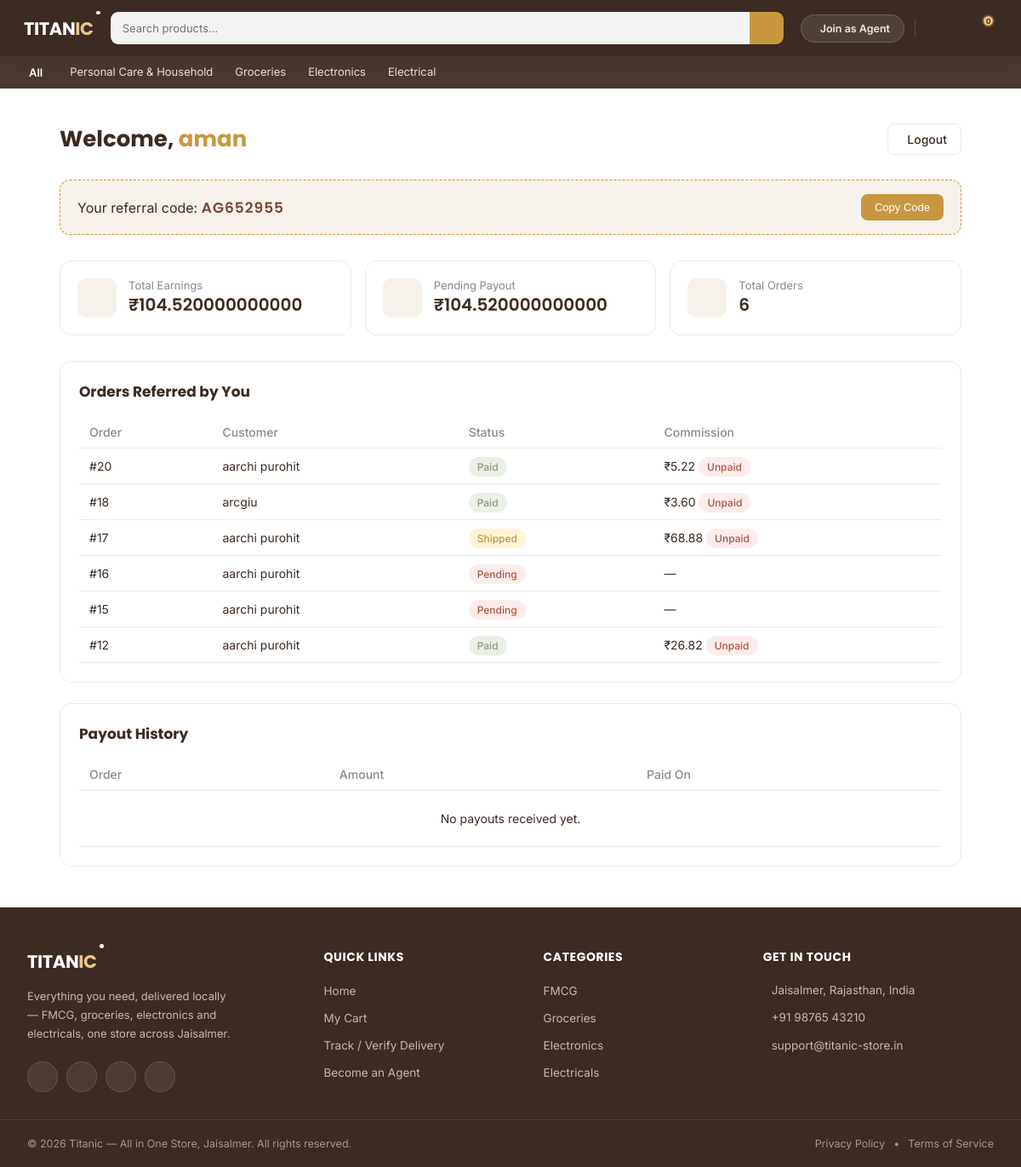
The page /agent/dashboard/ (signed in) on the database as committed earlier.
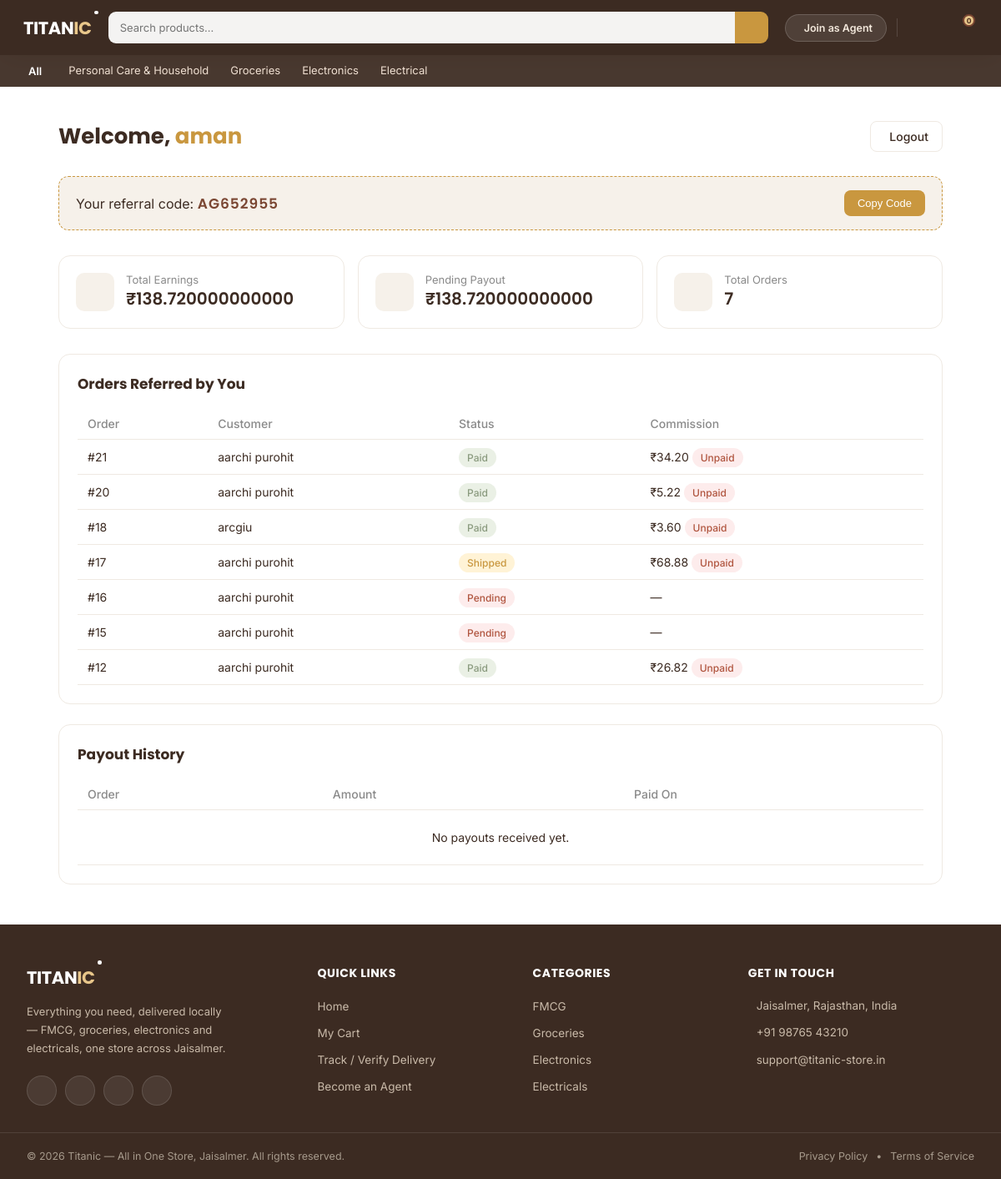
The same page on the database as committed later.
### agents/models.py (models this page shows, shortened)
class Agent(models.Model):
    user = models.OneToOneField(User, on_delete=models.CASCADE)
    name = models.CharField(max_length=100)
    phone = models.CharField(max_length=15)
    referral_code = models.CharField(max_length=20, unique=True)
    is_approved = models.BooleanField(default=False)
    created_at = models.DateTimeField(auto_now_add=True)

class Commission(models.Model):
    order = models.OneToOneField('orders.Order', on_delete=models.CASCADE, related_name='commission')
    agent = models.ForeignKey(Agent, on_delete=models.CASCADE, related_name='commissions')
    amount = models.DecimalField(max_digits=10, decimal_places=2)
    is_paid = models.BooleanField(default=False)
    created_at = models.DateTimeField(auto_now_add=True)
    paid_at = models.DateTimeField(null=True, blank=True)

### orders/models.py (models this page shows, shortened)
class Order(models.Model):
    STATUS_CHOICES = [
        ('pending', 'Pending'),
        ('paid', 'Paid'),
        ('shipped', 'Shipped'),
        ('delivered', 'Delivered'),
    ]
    customer = models.ForeignKey(User, null=True, blank=True, on_delete=models.SET_NULL, related_name='orders')
    full_name = models.CharField(max_length=100)
    phone = models.CharField(max_length=15)
    address = models.TextField()
    pincode = models.CharField(max_length=10)
    referred_by = models.ForeignKey(Agent, null=True, blank=True, on_delete=models.SET_NULL)
    status = models.CharField(max_length=20, choices=STATUS_CHOICES, default='pending')
    delivery_otp = models.CharField(max_length=6, null=True, blank=True)
    razorpay_order_id = models.CharField(max_length=100, null=True, blank=True)
    created_at = models.DateTimeField(auto_now_add=True)

### agents/views.py (the view)
# urls.py: path('agent/dashboard/', views.agent_dashboard, name='agent_dashboard'),
@login_required(login_url='agent_login')
def agent_dashboard(request):
    if not hasattr(request.user, 'agent'):
        messages.error(request, 'Ye page sirf agents ke liye hai.')
        return redirect('agent_login')
    agent = request.user.agent
    if not agent.is_approved:
        return render(request, 'agents/dashboard.html', {
            'agent': agent,
            'pending_approval': True,
        })
    orders = Order.objects.filter(referred_by=agent).order_by('-created_at')
    commissions = Commission.objects.filter(agent=agent).order_by('-created_at')
    total_earnings = commissions.aggregate(total=Sum('amount'))['total'] or 0
    pending_amount = commissions.filter(is_paid=False).aggregate(total=Sum('amount'))['total'] or 0
    paid_amount = commissions.filter(is_paid=True).aggregate(total=Sum('amount'))['total'] or 0
    payout_history = commissions.filter(is_paid=True).order_by('-paid_at')
    context = {
        'agent': agent,
        'pending_approval': False,
        'orders': orders,
        'total_orders': orders.count(),
        'total_earnings': total_earnings,
        'pending_amount': pending_amount,
        'paid_amount': paid_amount,
        'payout_history': payout_history,
    }
    return render(request, 'agents/dashboard.html', context)

### products/context_processors.py (called while the page is built)
def featured_categories(request):
    return {
        'featured_categories': {
            'fmcg': Categories.objects.filter(parent=None, name__in=['FMCG', 'Fmcg', 'Personal Care & Household', 'Personal Care & Household']).first(),
            'groceries': Categories.objects.filter(parent=None, name__in=['Groceries', 'Grocery']).first(),
            'electronics': Categories.objects.filter(parent=None, name__in=['Electronics']).first(),
            'electricals': Categories.objects.filter(parent=None, name__in=['Electrical', 'Electricals']).first(),
        }
    }

### agents/templates/agents/dashboard.html (shortened to what this page needs)
{% extends 'base.html' %}
{% load static %}
{% block content %}
<link rel="stylesheet" href="{% static 'agents/dashboard.css' %}">
<div class="dash-wrap">
    <div class="dash-header">
        <h1>Welcome, <span>{{ agent.name }}</span></h1>
        <a href="{% url 'agent_logout' %}" class="dash-logout">
             Logout
        </a>
    </div>
    {% if pending_approval %}
        <div class="pending-box">
            <i class="ti ti-clock-hour-4"></i>
            <h2>Approval Pending</h2>
            <p>Your agent account is under review. Once approved, you'll be able to see your earnings and orders here.</p>
        </div>
    {% else %}
        <div class="referral-box">
            <div>
                Your referral code: <span class="code">{{ agent.referral_code }}</span>
            </div>
            <button onclick="navigator.clipboard.writeText('{{ agent.referral_code }}'); this.innerText='Copied!'">
                Copy Code
            </button>
        </div>
        <div class="stat-grid">
            <div class="stat-card">
                <div class="stat-icon"></div>
                <div class="stat-info">
                    <div class="label">Total Earnings</div>
                    <div class="value">₹{{ total_earnings }}</div>
                </div>
            </div>
            <div class="stat-card">
                <div class="stat-icon"></div>
                <div class="stat-info">
                    <div class="label">Pending Payout</div>
                    <div class="value">₹{{ pending_amount }}</div>
                </div>
            </div>
            <div class="stat-card">
                <div class="stat-icon"></div>
                <div class="stat-info">
                    <div class="label">Total Orders</div>
                    <div class="value">{{ total_orders }}</div>
                </div>
            </div>
        </div>
        <div class="dash-section">
            <h3>Orders Referred by You</h3>
            <table class="dash-table">
                <thead>
                    <tr>
                        <th>Order</th>
                        <th>Customer</th>
                        <th>Status</th>
                        <th>Commission</th>
                    </tr>
                </thead>
                <tbody>
                    {% for order in orders %}
                    <tr>
                        <td>#{{ order.id }}</td>
                        <td>{{ order.full_name }}</td>
                        <td><span class="badge badge-{{ order.status }}">{{ order.get_status_display }}</span></td>
                        <td>
                            {% if order.commission %}
                                ₹{{ order.commission.amount }}
                                {% if order.commission.is_paid %}
                                    <span class="badge badge-paid">Paid</span>
                                {% else %}
                                    <span class="badge badge-pending">Unpaid</span>
                                {% endif %}
                            {% else %}
                                —
                            {% endif %}
                        </td>
                    </tr>
                    {% empty %}
                    <tr><td colspan="4" class="empty-row">No orders yet. Share your referral code to start earning!</td></tr>
                    {% endfor %}
                </tbody>
            </table>
        </div>
        <div class="dash-section">
            <h3>Payout History</h3>
            <table class="dash-table">
                <thead>
                    <tr>
                        <th>Order</th>
                        <th>Amount</th>
                        <th>Paid On</th>
                    </tr>
                </thead>
                <tbody>
                    {% for c in payout_history %}
                    <tr>
                        <td>#{{ c.order.id }}</td>
                        <td>₹{{ c.amount }}</td>
                        <td>{{ c.paid_at|date:"d M Y" }}</td>
                    </tr>
                    {% empty %}
                    <tr><td colspan="3" class="empty-row">No payouts received yet.</td></tr>
                    {% endfor %}
                </tbody>
            </table>
        </div>
    {% endif %}
</div>
{% endblock %}

### templates/base.html (shortened to what this page needs)
{% load static %}
<!DOCTYPE html>
<html lang="en">
<head>
    <link rel="stylesheet" href="https://cdn.jsdelivr.net/npm/@tabler/icons-webfont@latest/tabler-icons.min.css">
    <link rel="stylesheet" href="{% static 'css/base.css' %}">
    <link rel="stylesheet" href="{% static 'css/footer.css' %}">
</head>
<body>
<nav class="navbar">
    <div class="logo">
        <span class="logo-text">TITAN<span class="logo-accent">IC<span class="logo-dot"></span></span></span>
    </div>
    <div class="search-bar">
        <input type="text" placeholder="Search products...">
        <button class="search-btn"></button>
    </div>
    <div class="nav-actions">
        <a href="{% url 'agent_signup' %}" class="agent-btn">
    <span>Join as Agent</span>
</a>
        {% if user.is_authenticated %}
<a href="{% url 'customer_dashboard' %}" class="nav-icon-btn">
</a>
{% else %}
<a href="{% url 'customer_login' %}" class="nav-icon-btn">
    <i class="ti ti-user"></i>
</a>
{% endif %}
        <a href="{% url 'view_cart' %}" class="nav-icon-btn">
            <span class="cart-badge" id="cart-badge">{{ request.session.cart|length }}</span>
        </a>
    </div>
</nav>
<div class="category-bar">
    <div class="cat-all-wrap">
        <div class="cat-all" id="catAllBtn">
            <span>All</span>
        </div>
    </div>
    {% if featured_categories.fmcg %}
    <a href="{% url 'category_detail' featured_categories.fmcg.id %}" class="cat-link"> Personal Care & Household</a>
    {% endif %}
    {% if featured_categories.groceries %}
    <a href="{% url 'category_detail' featured_categories.groceries.id %}" class="cat-link">Groceries</a>
    {% endif %}
    {% if featured_categories.electronics %}
    <a href="{% url 'category_detail' featured_categories.electronics.id %}" class="cat-link">Electronics</a>
    {% endif %}
    {% if featured_categories.electricals %}
    <a href="{% url 'category_detail' featured_categories.electricals.id %}" class="cat-link">Electrical</a>
    {% endif %}
</div>
    {% block content %}
    {% endblock %}
    <footer class="site-footer">
        <div class="footer-top">
            <div class="footer-col footer-brand">
                <div class="footer-logo">TITAN<span class="logo-accent">IC<span class="logo-dot"></span></span></div>
                <p class="footer-tagline">Everything you need, delivered locally — FMCG, groceries, electronics and electricals, one store across Jaisalmer.</p>
                <div class="footer-social">
                    <a href="#" class="footer-social-icon" aria-label="Facebook"></a>
                    <a href="#" class="footer-social-icon" aria-label="Instagram"></a>
                    <a href="#" class="footer-social-icon" aria-label="WhatsApp"></a>
                    <a href="#" class="footer-social-icon" aria-label="X"></a>
                </div>
            </div>
            <div class="footer-col">
                <h4>Quick Links</h4>
                <ul>
                    <li><a href="{% url 'product_list' %}">Home</a></li>
                    <li><a href="{% url 'view_cart' %}">My Cart</a></li>
                    <li><a href="{% url 'verify_delivery' %}">Track / Verify Delivery</a></li>
                    <li><a href="{% url 'agent_signup' %}">Become an Agent</a></li>
                </ul>
            </div>
            <div class="footer-col">
                <h4>Categories</h4>
                <ul>
                    <li><a href="#">FMCG</a></li>
                    <li><a href="#">Groceries</a></li>
                    <li><a href="#">Electronics</a></li>
                    <li><a href="#">Electricals</a></li>
                </ul>
            </div>
            <div class="footer-col">
                <h4>Get in Touch</h4>
                <ul class="footer-contact">
                    <li> Jaisalmer, Rajasthan, India</li>
                    <li> +91 98765 43210</li>
                    <li> support@titanic-store.in</li>
                </ul>
            </div>
        </div>
        <div class="footer-bottom">
            <p>&copy; 2026 Titanic — All in One Store, Jaisalmer. All rights reserved.</p>
            <div class="footer-bottom-links">
                <a href="#">Privacy Policy</a>
                <span>•</span>
                <a href="#">Terms of Service</a>
            </div>
        </div>
    </footer>
</body>
</html>

### static/css/base.css (style rules this page uses)
:root { --brand-primary: #7A4632; --brand-accent: #C9973F; --brand-accent-light: #E8C68A; --brand-bg-warm: #F6F1EA; --brand-bg-light: #F8F4EE; --brand-text-dark: #3C2B22; --brand-border: #EFE9E2; --brand-discount: #B0553F; --brand-instock: #8A9A7E; }
* { margin: 0; padding: 0; box-sizing: border-box; }
body { font-family: 'Inter', sans-serif; color: var(--brand-text-dark); }
.navbar { display: flex; align-items: center; gap: 20px; background: var(--brand-text-dark); padding: 14px 28px; box-shadow: 0 8px 24px -8px rgba(122, 70, 50, 0.45); }
.logo { flex-shrink: 0; }
.logo-text { font-family: 'Poppins', sans-serif; font-weight: 700; font-size: 21px; color: #FFFFFF; letter-spacing: -0.4px; }
.logo-accent { color: #E8C68A; position: relative; }
.logo-dot { position: absolute; top: -6px; right: -8px; width: 4.5px; height: 4.5px; border-radius: 50%; background: #FFFFFF; }
.search-bar { flex-grow: 1; display: flex; height: 38px; }
.search-bar input { flex-grow: 1; border: none; background: rgba(255,255,255,0.94); border-radius: 9px 0 0 9px; padding: 0 14px; font-size: 13px; outline: none; font-family: 'Inter', sans-serif; color: var(--brand-text-dark); }
.search-btn { width: 40px; background: var(--brand-accent); border: none; border-radius: 0 9px 9px 0; cursor: pointer; display: flex; align-items: center; justify-content: center; font-size: 15px; color: #FFFFFF; }
.nav-actions { display: flex; align-items: center; gap: 8px; flex-shrink: 0; }
.agent-btn { display: flex; align-items: center; gap: 6px; background: rgba(255,255,255,0.1); border: 1px solid rgba(255,255,255,0.16); color: #F3E8DC; padding: 8px 16px; border-radius: 20px; font-size: 12.5px; font-weight: 600; white-space: nowrap; cursor: pointer; text-decoration: none; }
.nav-icon-btn { width: 38px; height: 38px; border-radius: 10px; display: flex; align-items: center; justify-content: center; position: relative; text-decoration: none; transition: background 0.15s ease; }
.cart-badge { position: absolute; top: 3px; right: 3px; background: var(--brand-accent-light, #E8C68A); color: #4A2E1F; font-size: 8.5px; font-weight: 700; width: 15px; height: 15px; border-radius: 50%; display: flex; align-items: center; justify-content: center; border: 2px solid var(--brand-primary); }
.category-bar { display: flex; align-items: center; gap: 26px; background: #3c2b22ef; padding: 10px 28px; }
.cat-all-wrap { position: relative; }
.cat-all { display: flex; align-items: center; gap: 6px; color: #FFFFFF; font-size: 13px; font-weight: 600; cursor: pointer; }
.cat-link { color: #F0E0D2; font-size: 13px; text-decoration: none; padding-bottom: 2px; }

Rows that differ between the two databases and show on the page:
added Order: id "21", full_name "aarchi purohit", status "Paid", commission.amount "34.20", shows "Unpaid"
Other text that changed with them:
{{ total_earnings }}: "104.520000000000" → "138.720000000000"
{{ pending_amount }}: "104.520000000000" → "138.720000000000"
{{ total_orders }}: "6" → "7"
